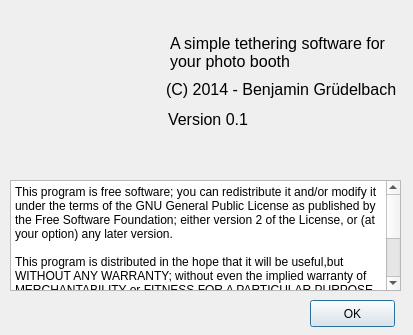
<?xml version="1.0" encoding="UTF-8"?>
<ui version="4.0">
 <class>AboutDialog</class>
 <widget class="QDialog" name="AboutDialog">
  <property name="geometry">
   <rect>
    <x>0</x>
    <y>0</y>
    <width>413</width>
    <height>335</height>
   </rect>
  </property>
  <property name="sizePolicy">
   <sizepolicy hsizetype="Fixed" vsizetype="Fixed">
    <horstretch>0</horstretch>
    <verstretch>0</verstretch>
   </sizepolicy>
  </property>
  <property name="focusPolicy">
   <enum>Qt::NoFocus</enum>
  </property>
  <property name="windowTitle">
   <string>About cheesecake :)</string>
  </property>
  <property name="modal">
   <bool>true</bool>
  </property>
  <widget class="QPushButton" name="pushButton">
   <property name="geometry">
    <rect>
     <x>310</x>
     <y>300</y>
     <width>85</width>
     <height>27</height>
    </rect>
   </property>
   <property name="text">
    <string>OK</string>
   </property>
  </widget>
  <widget class="QLabel" name="label_4">
   <property name="geometry">
    <rect>
     <x>168</x>
     <y>110</y>
     <width>81</width>
     <height>19</height>
    </rect>
   </property>
   <property name="font">
    <font>
     <pointsize>12</pointsize>
     <weight>50</weight>
     <bold>false</bold>
    </font>
   </property>
   <property name="text">
    <string>Version 0.1</string>
   </property>
   <property name="alignment">
    <set>Qt::AlignBottom|Qt::AlignLeading|Qt::AlignLeft</set>
   </property>
  </widget>
  <widget class="QLabel" name="label_3">
   <property name="geometry">
    <rect>
     <x>166</x>
     <y>80</y>
     <width>230</width>
     <height>19</height>
    </rect>
   </property>
   <property name="font">
    <font>
     <pointsize>12</pointsize>
     <weight>50</weight>
     <bold>false</bold>
    </font>
   </property>
   <property name="text">
    <string>(C) 2014 - Benjamin Grüdelbach</string>
   </property>
   <property name="alignment">
    <set>Qt::AlignBottom|Qt::AlignLeading|Qt::AlignLeft</set>
   </property>
  </widget>
  <widget class="QLabel" name="label_2">
   <property name="geometry">
    <rect>
     <x>170</x>
     <y>0</y>
     <width>221</width>
     <height>71</height>
    </rect>
   </property>
   <property name="font">
    <font>
     <pointsize>12</pointsize>
     <weight>50</weight>
     <bold>false</bold>
    </font>
   </property>
   <property name="text">
    <string>

A simple tethering software for your photo booth
</string>
   </property>
   <property name="alignment">
    <set>Qt::AlignBottom|Qt::AlignLeading|Qt::AlignLeft</set>
   </property>
   <property name="wordWrap">
    <bool>true</bool>
   </property>
  </widget>
  <widget class="QLabel" name="label">
   <property name="geometry">
    <rect>
     <x>0</x>
     <y>10</y>
     <width>151</width>
     <height>161</height>
    </rect>
   </property>
   <property name="text">
    <string/>
   </property>
   <property name="pixmap">
    <pixmap>welcome.png</pixmap>
   </property>
   <property name="scaledContents">
    <bool>true</bool>
   </property>
  </widget>
  <widget class="QTextEdit" name="textEdit">
   <property name="geometry">
    <rect>
     <x>10</x>
     <y>180</y>
     <width>391</width>
     <height>111</height>
    </rect>
   </property>
   <property name="font">
    <font>
     <pointsize>6</pointsize>
     <weight>75</weight>
     <bold>true</bold>
    </font>
   </property>
   <property name="lineWrapMode">
    <enum>QTextEdit::WidgetWidth</enum>
   </property>
   <property name="readOnly">
    <bool>true</bool>
   </property>
   <property name="html">
    <string>&lt;!DOCTYPE HTML PUBLIC &quot;-//W3C//DTD HTML 4.0//EN&quot; &quot;http://www.w3.org/TR/REC-html40/strict.dtd&quot;&gt;
&lt;html&gt;&lt;head&gt;&lt;meta name=&quot;qrichtext&quot; content=&quot;1&quot; /&gt;&lt;style type=&quot;text/css&quot;&gt;
p, li { white-space: pre-wrap; }
&lt;/style&gt;&lt;/head&gt;&lt;body style=&quot; font-family:'Droid Sans'; font-size:6pt; font-weight:600; font-style:normal;&quot;&gt;
&lt;p style=&quot; margin-top:0px; margin-bottom:0px; margin-left:0px; margin-right:0px; -qt-block-indent:0; text-indent:0px;&quot;&gt;&lt;a name=&quot;LC296&quot;&gt;&lt;/a&gt;&lt;span style=&quot; font-family:'Courier New,courier'; font-size:9pt; font-weight:400;&quot;&gt;T&lt;/span&gt;&lt;span style=&quot; font-family:'Courier New,courier'; font-size:9pt; font-weight:400;&quot;&gt;his program is free software; you can redistribute it and/or modify it under the terms of the GNU General Public License as published by the Free Software Foundation; either version 2 of the License, or (at your option) any later version.&lt;/span&gt;&lt;/p&gt;
&lt;p style=&quot;-qt-paragraph-type:empty; margin-top:0px; margin-bottom:0px; margin-left:0px; margin-right:0px; -qt-block-indent:0; text-indent:0px; font-family:'Courier New,courier'; font-size:9pt; font-weight:400;&quot;&gt;&lt;br /&gt;&lt;/p&gt;
&lt;p style=&quot; margin-top:0px; margin-bottom:0px; margin-left:0px; margin-right:0px; -qt-block-indent:0; text-indent:0px;&quot;&gt;&lt;span style=&quot; font-family:'Courier New,courier'; font-size:9pt; font-weight:400;&quot;&gt;This program is distributed in the hope that it will be useful,but WITHOUT ANY WARRANTY; without even the implied warranty of MERCHANTABILITY or FITNESS FOR A PARTICULAR PURPOSE.  See the GNU General Public License for more details.&lt;/span&gt;&lt;/p&gt;
&lt;p style=&quot;-qt-paragraph-type:empty; margin-top:0px; margin-bottom:0px; margin-left:0px; margin-right:0px; -qt-block-indent:0; text-indent:0px; font-size:9pt; font-weight:400;&quot;&gt;&lt;br /&gt;&lt;/p&gt;
&lt;p style=&quot; margin-top:0px; margin-bottom:0px; margin-left:0px; margin-right:0px; -qt-block-indent:0; text-indent:0px;&quot;&gt;&lt;span style=&quot; font-family:'Courier New,courier'; font-size:9pt; font-weight:400;&quot;&gt;You should have received a copy of the GNU General Public License along with this program; if not, write to the Free Software Foundation, Inc., 51 Franklin Street, Fifth Floor, Boston, MA 02110-1301 USA.&lt;/span&gt;&lt;/p&gt;&lt;/body&gt;&lt;/html&gt;</string>
   </property>
  </widget>
 </widget>
 <resources/>
 <connections>
  <connection>
   <sender>pushButton</sender>
   <signal>clicked()</signal>
   <receiver>AboutDialog</receiver>
   <slot>accept()</slot>
   <hints>
    <hint type="sourcelabel">
     <x>337</x>
     <y>285</y>
    </hint>
    <hint type="destinationlabel">
     <x>345</x>
     <y>201</y>
    </hint>
   </hints>
  </connection>
 </connections>
</ui>
